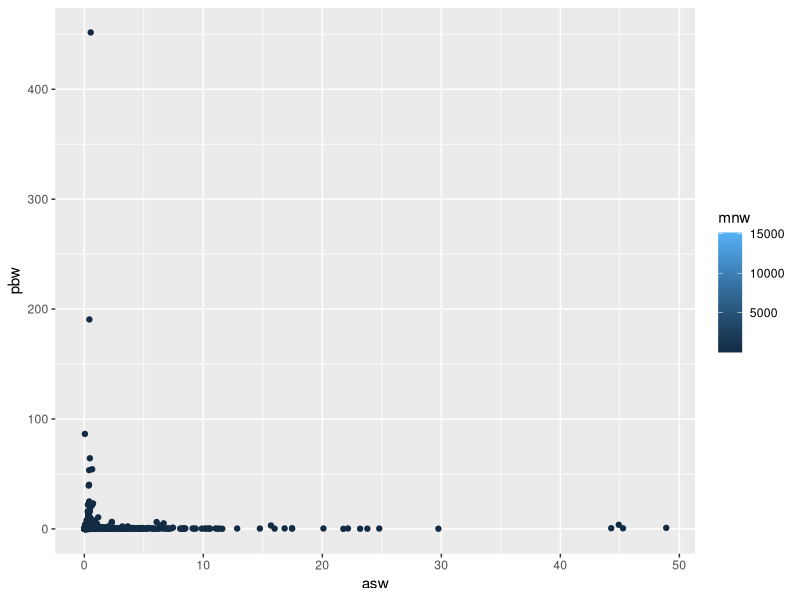
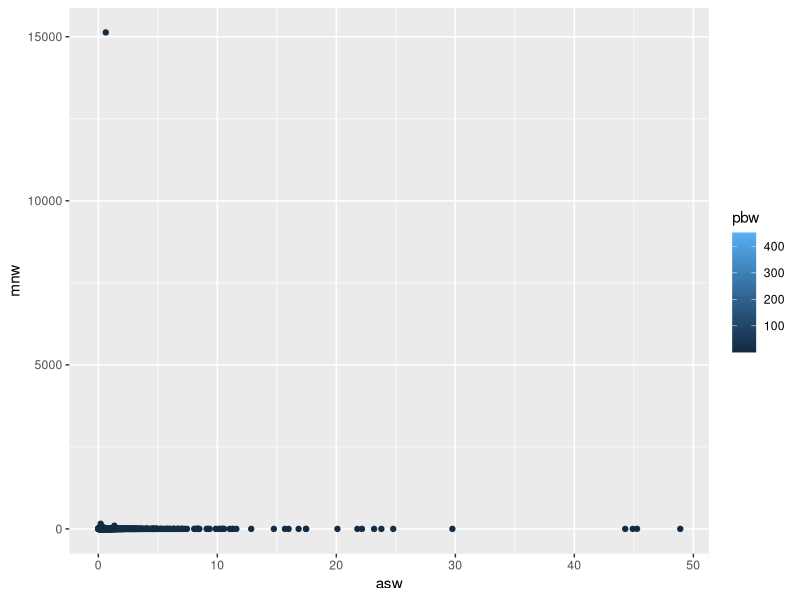
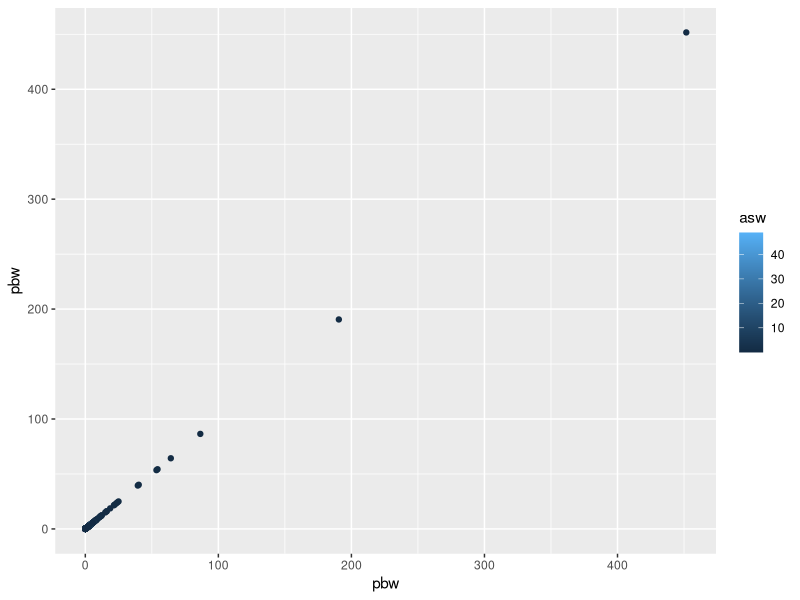

Write R code to recreate these figures, in order.
## ---- chunk 1
library(tidyverse)

## ---- chunk 2
df = read.csv('./data/scenario1_singlesim.csv')

ggplot(df)+geom_point(aes(x = asw,y = pbw,color = mnw))
ggplot(df)+geom_point(aes(x = asw,y = mnw,color = pbw))
ggplot(df)+geom_point(aes(x = pbw,y = pbw,color = asw))

## ---- chunk 3

